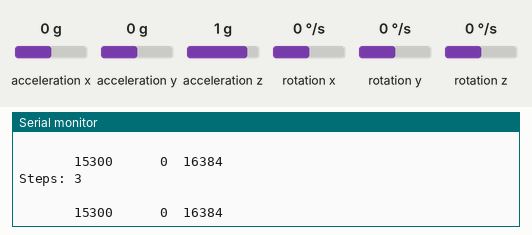
Bench run of a sketch on a simulated Arduino Uno, built with avr-gcc and run on an emulated ATmega328P. Shown: the last lines printed to the serial monitor. Wiring (inferred from the names in the program): MPU-6050 motion sensor at I2C address 0x68. The inputs (shaded band) are chosen by the test bench; at power-on: acceleration x 0 g, acceleration y 0 g, acceleration z 1 g, rotation x 0 °/s, rotation y 0 °/s, rotation z 0 °/s.

Above: at 1.2 s.
1.3 s: acceleration x set to -0.8 g
At 1.35 s:
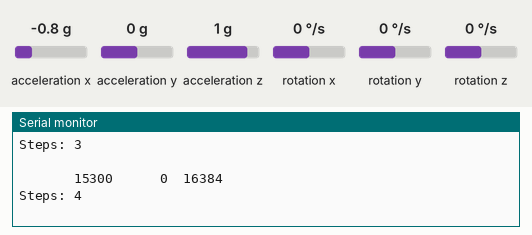
3.0 s: acceleration y set to -1.4 g
At 3.02 s:
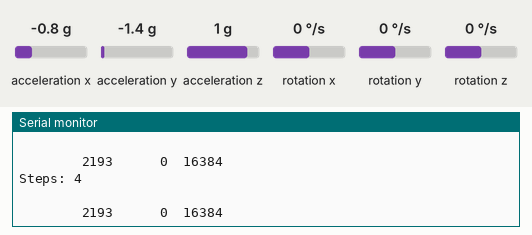
4.7 s: acceleration z set to -1.4 g
At 5.1 s:
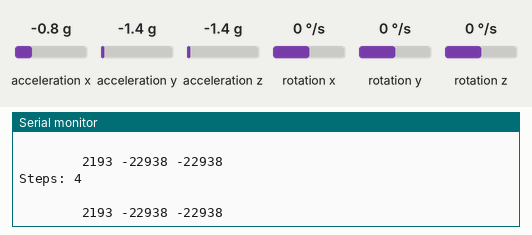
6.3 s: acceleration x set to -1.4 g
At 6.66 s:
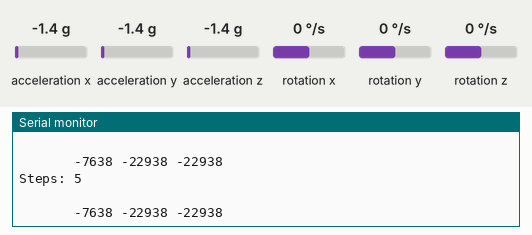
8.0 s: acceleration y set to 0 g
At 8.01 s:
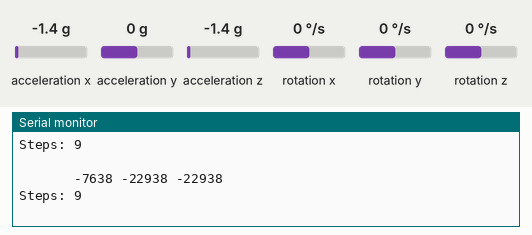
9.7 s: acceleration z set to 0 g
At 9.79 s:
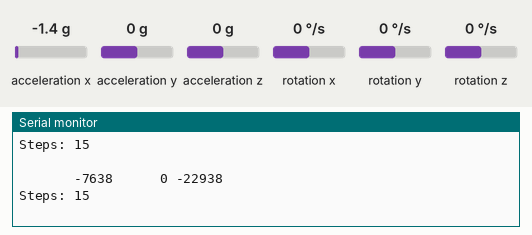
Timing chart, 0 to 12.4 s (numbered marks = the images above; inputs shaded):
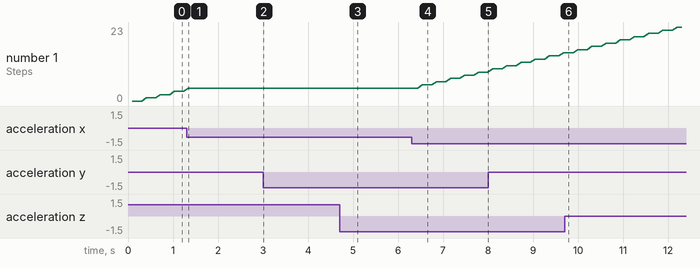

The sketch:

StepCounter_1.ino
```cpp
#include "Wire.h" // This library allows you to communicate with I2C devices.

const int MPU_ADDR = 0x68; // I2C address of the MPU-6050. If AD0 pin is set to HIGH, the I2C address will be 0x69.

int16_t accelerometer_x, accelerometer_y, accelerometer_z; // variables for accelerometer raw data
int16_t gyro_x, gyro_y, gyro_z; // variables for gyro raw data
int16_t temperature; // variables for temperature data

char tmp_str[7]; // temporary variable used in convert function

char* convert_int16_to_str(int16_t i) { // converts int16 to string. Moreover, resulting strings will have the same length in the debug monitor.
  sprintf(tmp_str, "%6d", i);
  return tmp_str;
}

void setup() {
  Serial.begin(9600);
  Wire.begin();
  Wire.beginTransmission(MPU_ADDR); // Begins a transmission to the I2C slave (GY-521 board)
  Wire.write(0x6B); // PWR_MGMT_1 register
  Wire.write(0); // set to zero (wakes up the MPU-6050)
  Wire.endTransmission(true);
}

int16_t baseX = 15300;

int16_t minStepInterval = 300;
unsigned long lastStepTime = 0;

int16_t stepCount = 0;


void loop() {
  Wire.beginTransmission(MPU_ADDR);
  Wire.write(0x3B); // starting with register 0x3B (ACCEL_XOUT_H) [MPU-6000 and MPU-6050 Register Map and Descriptions Revision 4.2, p.40]
  Wire.endTransmission(false); // the parameter indicates that the Arduino will send a restart. As a result, the connection is kept active.
  Wire.requestFrom(MPU_ADDR, 7*2, true); // request a total of 7*2=14 registers

  // "Wire.read()<<8 | Wire.read();" means two registers are read and stored in the same variable
  accelerometer_x = Wire.read()<<8 | Wire.read(); // reading registers: 0x3B (ACCEL_XOUT_H) and 0x3C (ACCEL_XOUT_L)
  accelerometer_x += baseX;
  accelerometer_y = Wire.read()<<8 | Wire.read(); // reading registers: 0x3D (ACCEL_YOUT_H) and 0x3E (ACCEL_YOUT_L)
  accelerometer_z = Wire.read()<<8 | Wire.read(); // reading registers: 0x3F (ACCEL_ZOUT_H) and 0x40 (ACCEL_ZOUT_L)
  temperature = Wire.read()<<8 | Wire.read(); // reading registers: 0x41 (TEMP_OUT_H) and 0x42 (TEMP_OUT_L)
  gyro_x = Wire.read()<<8 | Wire.read(); // reading registers: 0x43 (GYRO_XOUT_H) and 0x44 (GYRO_XOUT_L)
  gyro_y = Wire.read()<<8 | Wire.read(); // reading registers: 0x45 (GYRO_YOUT_H) and 0x46 (GYRO_YOUT_L)
  gyro_z = Wire.read()<<8 | Wire.read(); // reading registers: 0x47 (GYRO_ZOUT_H) and 0x48 (GYRO_ZOUT_L)

  // Output data to graph
  Serial.print("                                                                   ");
  Serial.print(convert_int16_to_str(accelerometer_x));
  Serial.print(" ");
  Serial.print(convert_int16_to_str(accelerometer_y));
  Serial.print(" ");
  Serial.print(convert_int16_to_str(accelerometer_z));
  Serial.print(" ");
  Serial.println();

  unsigned long timeSinceLastStep = millis() - lastStepTime;
  if (abs(accelerometer_x) > 3500 && timeSinceLastStep > minStepInterval) {
    stepCount += 1;
    lastStepTime = millis();
  }

  Serial.print("Steps: ");
  Serial.print(stepCount);
  Serial.println();

  // Delay
  delay(5);
}
```

Measured:
- after the input at 4.7 s, the serial monitor: prints a new line after 0.09 s (image 3)
- after the input at 6.3 s, the serial monitor: prints a new line after 0.15 s (image 4)
- plotted number 1: 4 → 9 after the input at 6.3 s
